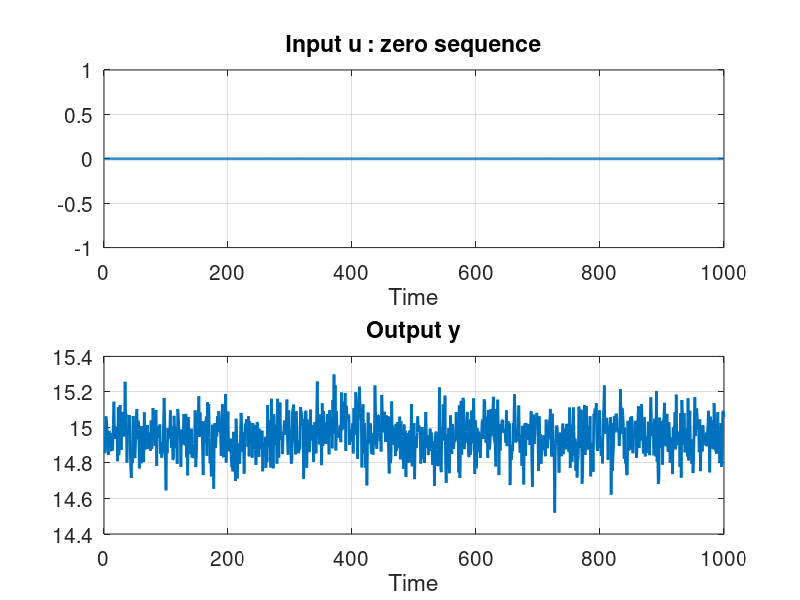
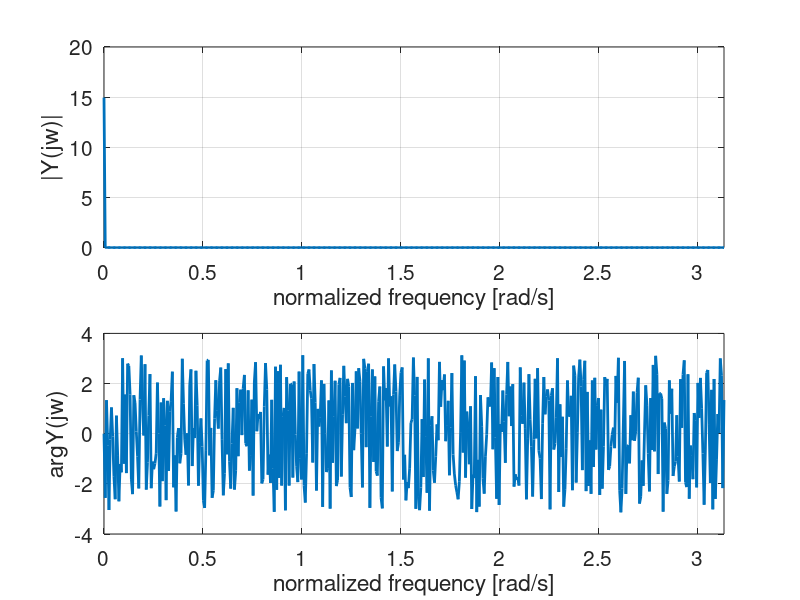
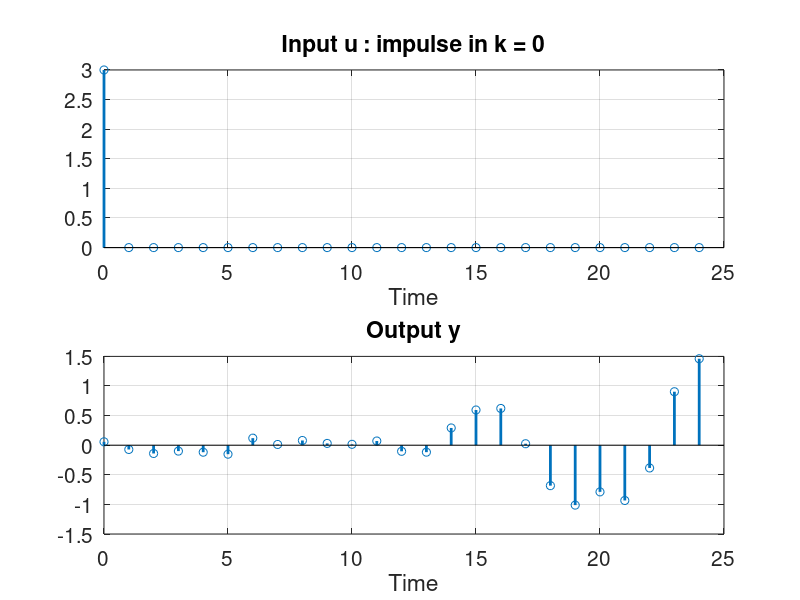
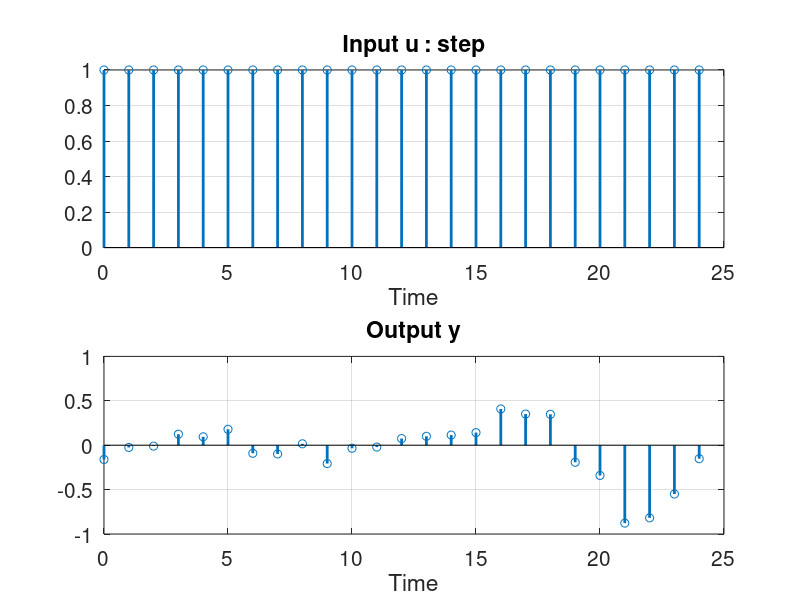

Source code (MATLAB) for these figures, in order:
close all; clear all;
load('simulation_data_2.mat');

DC = mean(y_zero);
%% Applying a zero-sequence to the system - time domain
figure(1); clf;
subplot(211); plot(u_zero,'LineWidth',2); 
set(gca, 'fontsize', 15); grid on;
xlabel('Time'); title('Input u : zero sequence');
subplot(212); plot(y_zero,'LineWidth',2); 
set(gca, 'fontsize', 15); grid on;
xlabel('Time'); title('Output y');

%% Applying a zero-sequence to the system - frequency domain
nfft = size(y_zero,1);
Fs = 1;                         % sampling frenquency
yfft = fft(y_zero);             % discrete Fourier transform
yfft = yfft(1:nfft/2)/nfft;     % single-sided spectrum

f = (0:nfft/2-1)*Fs/nfft;

figure(2); clf;
subplot(2,1,1); plot(2*pi*f,abs(yfft),'LineWidth',2); 
set(gca, 'fontsize', 15); grid on;
xlabel('normalized frequency [rad/s]'); ylabel('|Y(jw)|'); 
xlim([2*pi*f(1),2*pi*f(end)]);
subplot(2,1,2); plot(2*pi*f,angle(yfft),'LineWidth',2); 
set(gca, 'fontsize', 15); grid on;
xlabel('normalized frequency [rad/s]'); ylabel('arg{Y(jw)}'); 
xlim([2*pi*f(1),2*pi*f(end)]);

%%  Applying an impulse - time domain
figure(3); clf;
subplot(211); stem(0:24, u_impulse_response(1:25),'LineWidth',2); 
set(gca, 'fontsize', 15); grid on;
xlabel('Time'); title('Input u : impulse in k = 0');
subplot(212); stem(0:24, y_impulse_response(1:25) - DC,'LineWidth',2); 
set(gca, 'fontsize', 15); grid on;
xlabel('Time'); title('Output y');

%%  Applying a step - time domain
figure(4); clf;
subplot(211); stem(0:24, u_step(1:25),'LineWidth',2); 
set(gca, 'fontsize', 15); grid on;
xlabel('Time'); title('Input u : step');
subplot(212); stem(0:24,y_step(1:25) - DC,'LineWidth',2); 
set(gca, 'fontsize', 15); grid on;
xlabel('Time'); title('Output y');


%%  Applying a white noise - time domain
figure(5); clf;
subplot(211); plot(u_white_noise(1:200),'LineWidth',2); 
set(gca, 'fontsize', 15); grid on;
xlabel('Time'); title('Input u : white noise');
subplot(212); plot(y_white_noise(1:200) - DC,'LineWidth',2);
set(gca, 'fontsize', 15); grid on;
xlabel('Time'); title('Output y');

%%  Applying a PRBS - time domain
figure(6); clf;
subplot(211); plot(u_prbs(1:200),'LineWidth',2); 
set(gca, 'fontsize', 15); grid on;
xlabel('Time'); title('Input u : PRBS');
subplot(212); plot(y_prbs(1:200) - DC,'LineWidth',2);
set(gca, 'fontsize', 15); grid on;
xlabel('Time'); title('Output y');




